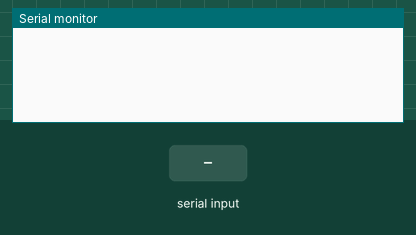
Simulated run of this sketch. Board: Arduino Uno, built with avr-gcc and run on an emulated ATmega328P. Shown: the last lines printed to the serial monitor. The test bench sets the inputs (shaded band).

Above: at 1.2 s.
1.3 s: "90,45,200\n" received over Serial
At 3.3 s:
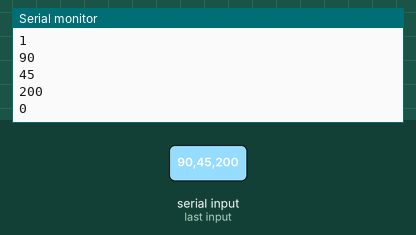
3.8 s: "30,150,10\n" received over Serial
At 5.2 s:
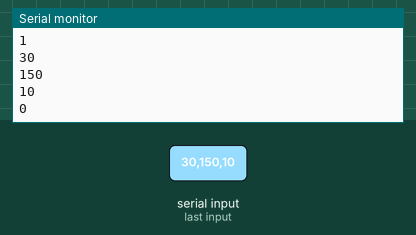
Timing chart, 0 to 6.8 s (numbered marks = the images above; inputs shaded):
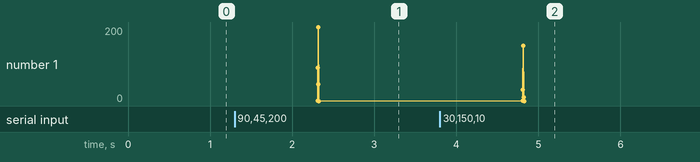

The sketch:

gpuToArm.ino
```cpp
/*
 * Gets the input from xyzToArduino.cpp and sends it to the servos on the Braccio Arm
 *
 * Author: Joe Runser 12 February 2017
 *
 * Edited: Joe Runser 15 February 2017
 */

int m1, m2, m3, m4;

bool isDone = false;

void setup() {
  Serial.begin(9600);
}

void loop() {
  if(Serial.available() > 0) {

    // reads the servo angles
    m1 = Serial.parseInt();
    m2 = Serial.parseInt();
    m3 = Serial.parseInt();
    m4 = Serial.parseInt();

    isDone = true;

    Serial.println(isDone);
    Serial.println(m1);
    Serial.println(m2);
    Serial.println(m3);
    Serial.println(m4);
  }
}
```

Measured:
- after the input at 1.3 s, the serial monitor: prints a new line after 1.0 s (image 1)
- after the input at 3.8 s, the serial monitor: prints a new line after 1.0 s (image 2)
